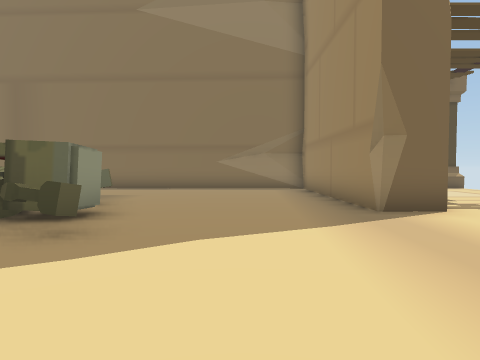
View 1 (above)

19 first-person views from a walk through a scene from a Unity 3-D project. The camera is 1.5 m above the floor, tilts 2° down and sees 75° across. The floor is counted in squares, 2 m on a side. Each view is taken from the middle of a square. On the plan, view 1 faces up. The plan holds only what a view shows up to about 10 squares ahead; the rest is blank. The place goes on beyond the plan. The player character is not drawn.

View 2
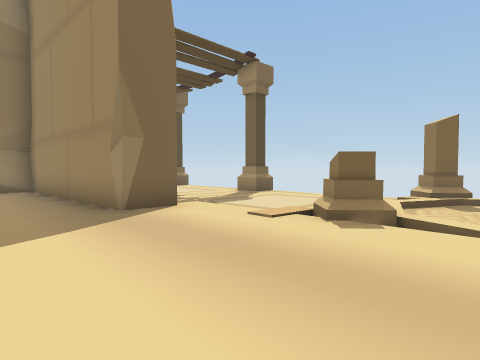

View 3
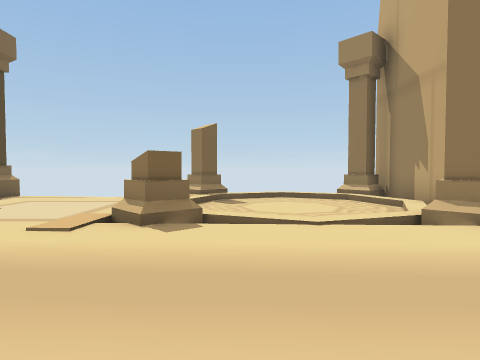

View 4
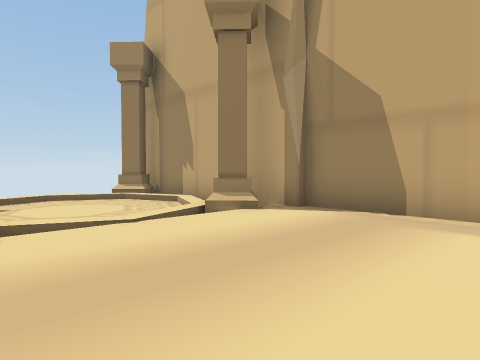

View 5
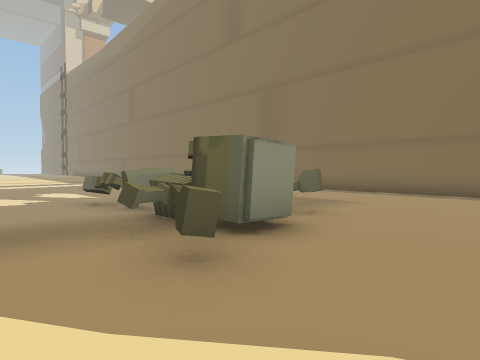

View 6
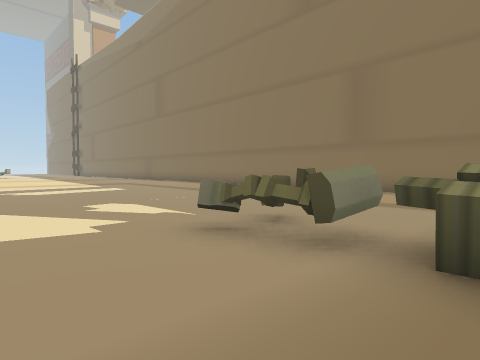

View 7
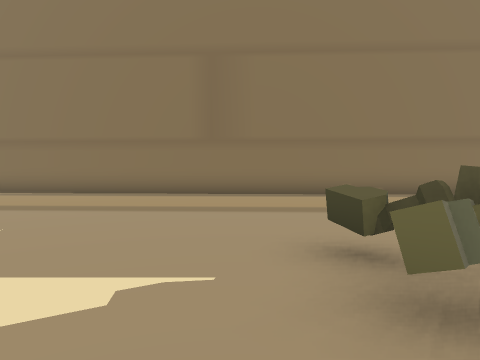

View 8
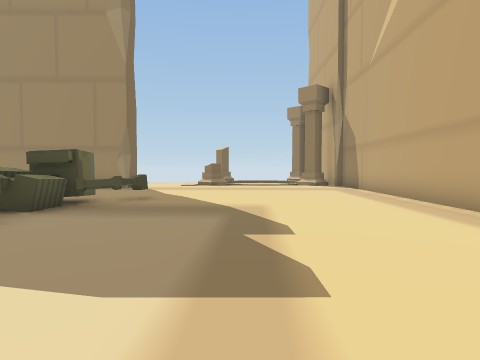

View 9
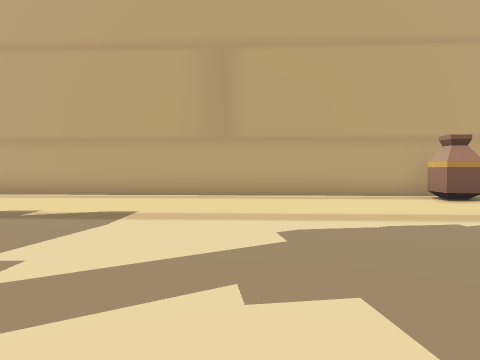

View 10
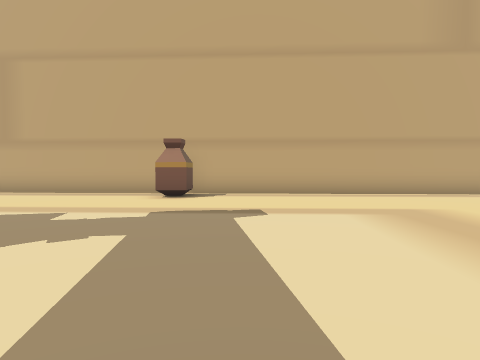

View 11
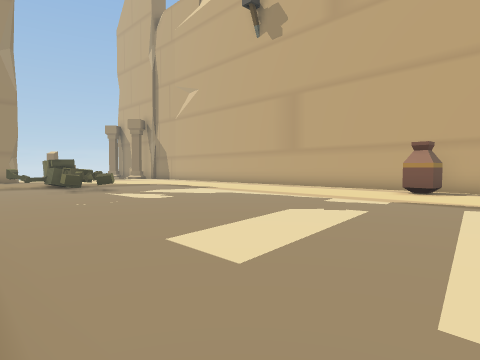

View 12
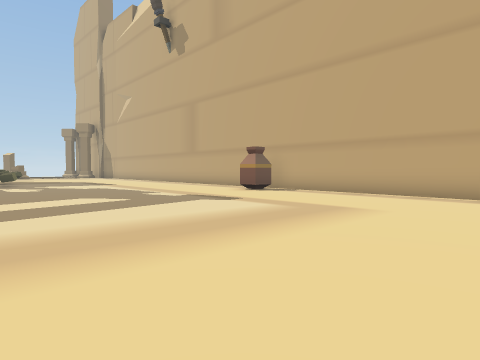

View 13
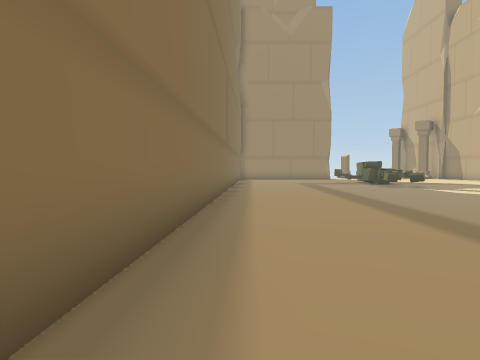

View 14
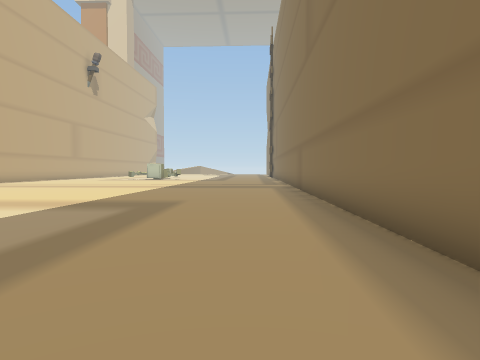

View 15
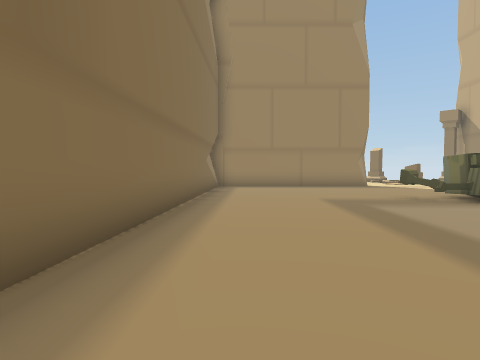

View 16
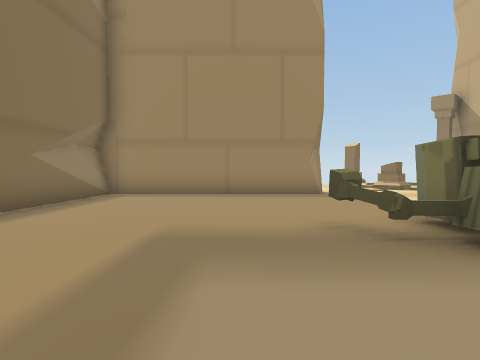

View 17
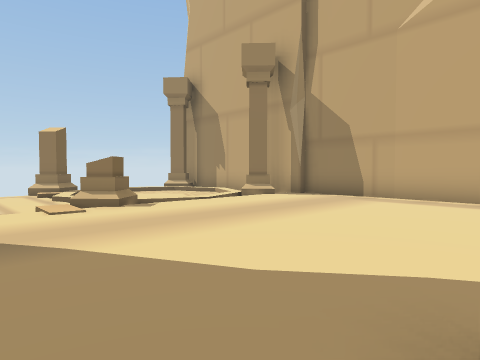

View 18
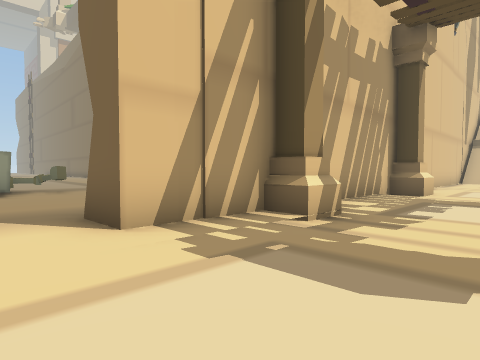

View 19
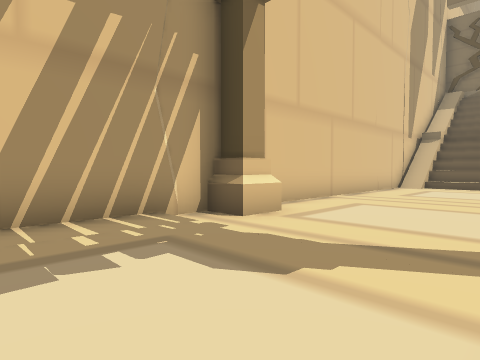

### Floor plan
Key: @ floor where view 1 was taken; # wall or solid block; x gap in a wall; . main floor; - floor 0.25 m lower than the main floor; / step, stairs or slope; = window, fence, low wall or low ledge; ^ raised ledge; A vase.
Columns run from 23 left of view 1 to 10 right of it. Each row starts with its distance up from view 1.
 21                             --
 20                           #----
 19                           #----
 18                           #----
 17                           #----
 16                           #----
 15                           #----
 14                           ##----
 13 #####################     #-----
 12 ....................#######.----
 11 ..........................#.----
 10 ..........................#.----
  9 ..........................##---
  8 ..........................##--- ##
  7 ..........................#.-----
  6 ...................=#.....#.-----
  5 ................^#^^#.......-----
  4 ....................##......-----
  3 .............................----
  2  ...........................#///##
  1  .........................../---/
  0 .......................@.../-----
 -1 ........A..................//---/
 -2 ........A................../#/-//x
 -3 ###################........###/###
 -4                   ########## ###

Where each view was taken, in squares from view 1:
view 1: 0 up, 0 right, facing up
view 2: 0 up, 0 right, facing up-right
view 3: 1 up, 0 right, facing right
view 4: 2 up, 0 right, facing down-right
view 5: 2 up, 0 right, facing up-left
view 6: 2 up, 4 left, facing up-left
view 7: 3 up, 8 left, facing up
view 8: 1 up, 10 left, facing right
view 9: 6 up, 10 left, facing down
view 10: 7 up, 17 left, facing down
view 11: 9 up, 18 left, facing down-right
view 12: 7 up, 23 left, facing down-right
view 13: 12 up, 20 left, facing right
view 14: 11 up, 13 left, facing left
view 15: 11 up, 11 left, facing right
view 16: 8 up, 7 left, facing right
view 17: 5 up, 2 left, facing down-right
view 18: 4 up, 7 right, facing up-left
view 19: 10 up, 8 right, facing up-left
